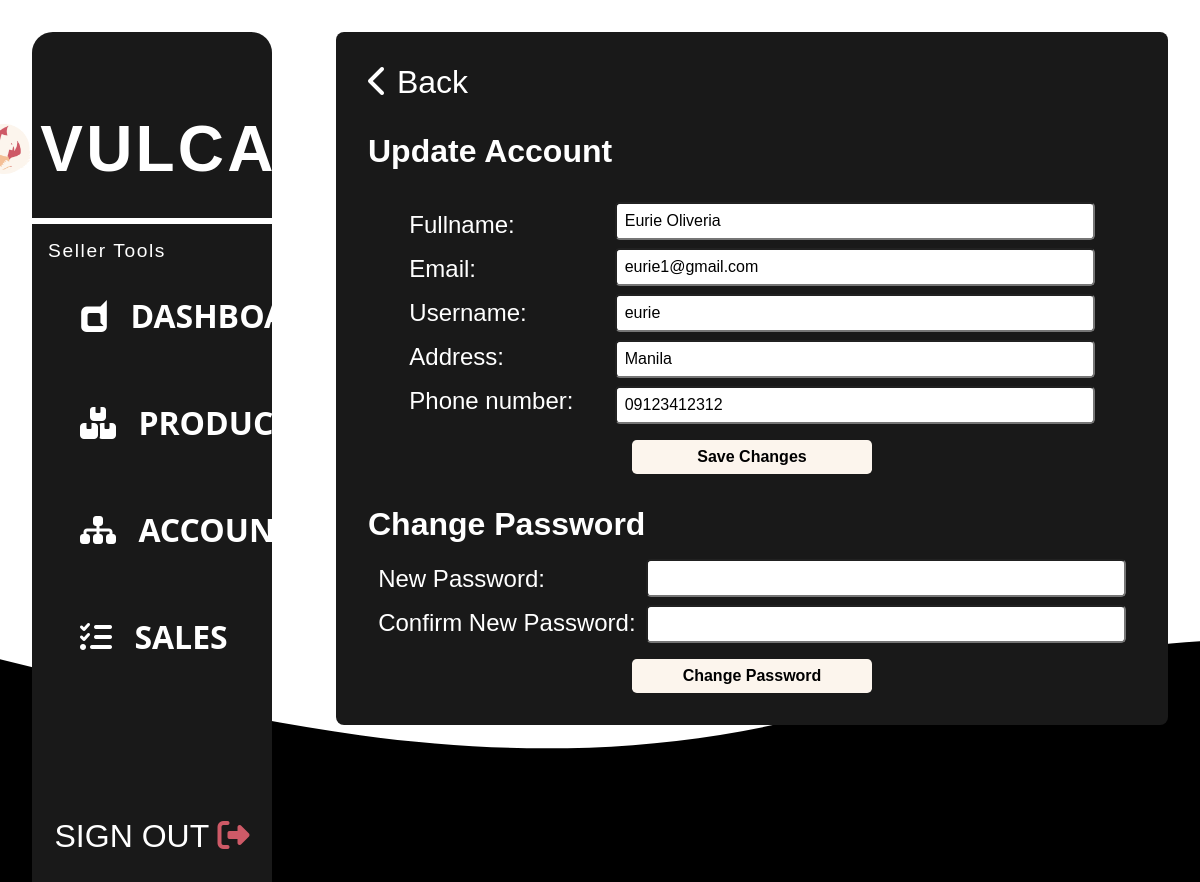
/php/seller.php?id=11, run on the app's committed database.
### tables this page shows
CREATE TABLE `tbusers` (
  `user_id` int(11) NOT NULL,
  `user_fullName` varchar(255) NOT NULL,
  `user_username` varchar(255) NOT NULL,
  `user_password` varchar(255) NOT NULL,
  `user_email` varchar(255) NOT NULL,
  `user_contactNo` varchar(255) NOT NULL,
  `user_address` varchar(255) NOT NULL,
  `user_image` varchar(255) NOT NULL,
  `acc_type` varchar(255) NOT NULL
);

### php/seller.php (the view, shortened to what this page needs)
<?php
include("conn.php");
if (isset($_GET['id'])) {
    $userID = $_GET['id'];
    $user_query = "SELECT `user_id`, `user_fullName`, `user_username`, `user_password`, `user_email`, `user_contactNo`, `user_address`, `acc_type` FROM `tbusers` WHERE `user_id` = " . $userID;
    $result = $conn->query($user_query);
    if ($result->num_rows > 0) {
        $userData = $result->fetch_assoc();
    }
}
?>
<!DOCTYPE html>
<html lang="en">
<head>
    <link rel="stylesheet" href="../styles/seller.css">
</head>
<body>
<div class="seller-container">
        <?php include("../php/dashboard.php"); ?>
        <div class="form-container">
            <div class="back">
                    <a href="seller-account.php">
                        <i class="fa-solid fa-chevron-left"></i>
                        <span>Back</span>
                    </a>
            </div>
            <h1 class="title">Update Account</h1>
            <form method="POST" class="first-form" enctype="multipart/form-data">
                <div class="data">
                    <div class="labels">
                        <label for="txt-fullname">Fullname:</label>
                        <label for="txt-email">Email:</label>
                        <label for="txt-username">Username:</label>
                        <label for="txt-address">Address:</label>
                        <label for="txt-phonenumber">Phone number:</label>
                    </div>
                    <div class="inputs">
                        <input type="text" name="txt-fullname" id="txt-fullname" value="<?php echo isset($userData['user_fullName']) ? $userData['user_fullName'] : ''; ?>" required>
                        <input type="text" name="txt-email" id="txt-email" value="<?php echo isset($userData['user_email']) ? $userData['user_email'] : ''; ?>" required>
                        <input type="text" name="txt-username" id="txt-username" value="<?php echo isset($userData['user_username']) ? $userData['user_username'] : ''; ?>" required>
                        <input type="text" name="txt-address" id="txt-address" value="<?php echo isset($userData['user_address']) ? $userData['user_address'] : ''; ?>" required>
                        <input type="text" name="txt-phonenumber" id="txt-phonenumber" value="<?php echo isset($userData['user_contactNo']) ? $userData['user_contactNo'] : ''; ?>" required>
                    </div>
                </div>
                <input type="submit" name="change-info" id="change-info" value="Save Changes">
            </form>
            <form method="POST" class="second-form">
            <h1 class="title">Change Password</h1>
                <div class="data">
                    <div class="labels">
                        <label for="txt-password">New Password:</label>
                        <label for="txt-confirmpassword">Confirm New Password:</label>
                    </div>
                    <div class="inputs">
                        <input type="password" name="txt-password" id="txt-password" required>
                        <input type="password" name="txt-confirmpassword" id="txt-confirmpassword" required>
                    </div>
                </div>
                <input type="submit" name="change-pass" id="change-pass" value="Change Password">
            </form>
        </div>
    </div>
</body>
</html>

### styles/seller.css (style rules this page uses)
* { padding: 0; margin: 0; box-sizing: border-box; font-family: "poppins", sans-serif; }
body { background-image: url("../assets/imgs/wave-bg.svg"); background-repeat: no-repeat; background-size: cover; }
.title { color: #ffffff; font-size: 2rem; }
.seller-container { display: flex; }
.back { font-size: 2rem; }
.back a { color: #ffffff; text-decoration: none; }
.form-container { background-color: #191919; padding: 2rem; margin: 2rem; width: 75%; height: 40%; display: flex; flex-direction: column; gap: 2rem; border-radius: 0.5rem; }
.form-container form { display: flex; flex-direction: column; gap: 1rem; }
.data { display: flex; align-items: center; justify-content: space-evenly; }
.labels { display: flex; flex-direction: column; gap: 1rem; }
.labels label { color: #ffffff; font-size: 1.5rem; }
.inputs { display: flex; flex-direction: column; gap: 0.5rem; }
.inputs input { font-size: 1rem; width: 30rem; padding: 0.5rem; border-radius: 0.3rem; }
#change-info { align-self: center; width: 15rem; padding: 0.5rem; border-radius: 0.3rem; font-size: 1rem; font-weight: bold; border: none; transition: 0.2s; background-color: #fcf5ed; }
#change-pass { align-self: center; width: 15rem; padding: 0.5rem; border-radius: 0.3rem; font-size: 1rem; font-weight: bold; border: none; transition: 0.2s; background-color: #fcf5ed; }

### styles/dashboard.css (style rules this page uses)
* { padding: 0; margin: 0; box-sizing: border-box; }
body { background-image: url("../assets/imgs/bg.svg"); background-repeat: no-repeat; background-size: cover; }
body { font-family: "Roboto", sans-serif; }

### data on the page
tbusers: txt-fullname "Eurie Oliveria", txt-email "eurie1@gmail.com", txt-username "eurie", txt-address "Manila", txt-phonenumber "09123412312"
